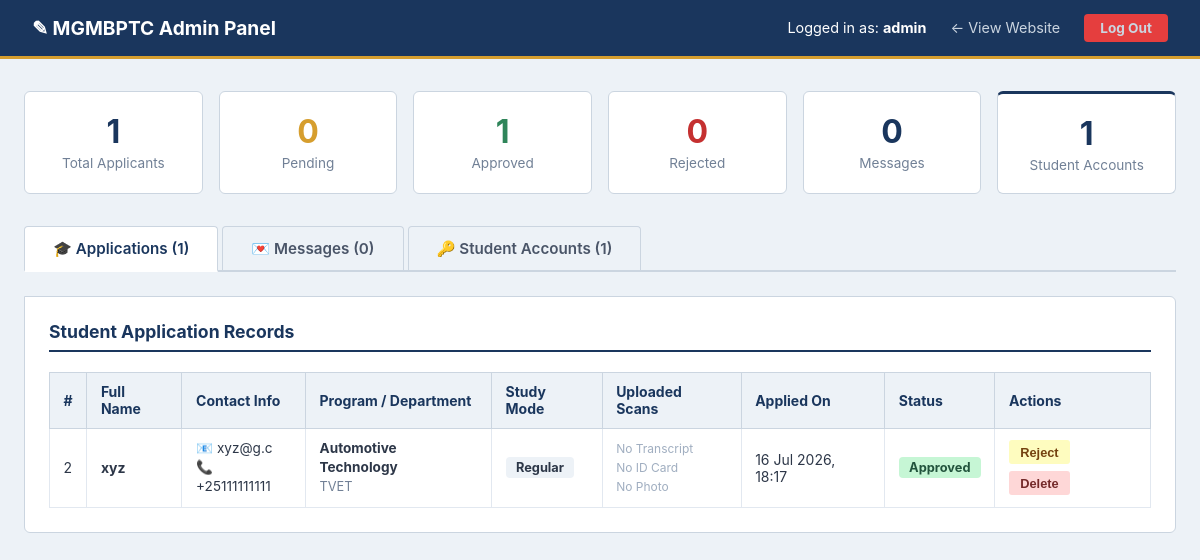
Before: /admin.php (signed in) with the older database file.
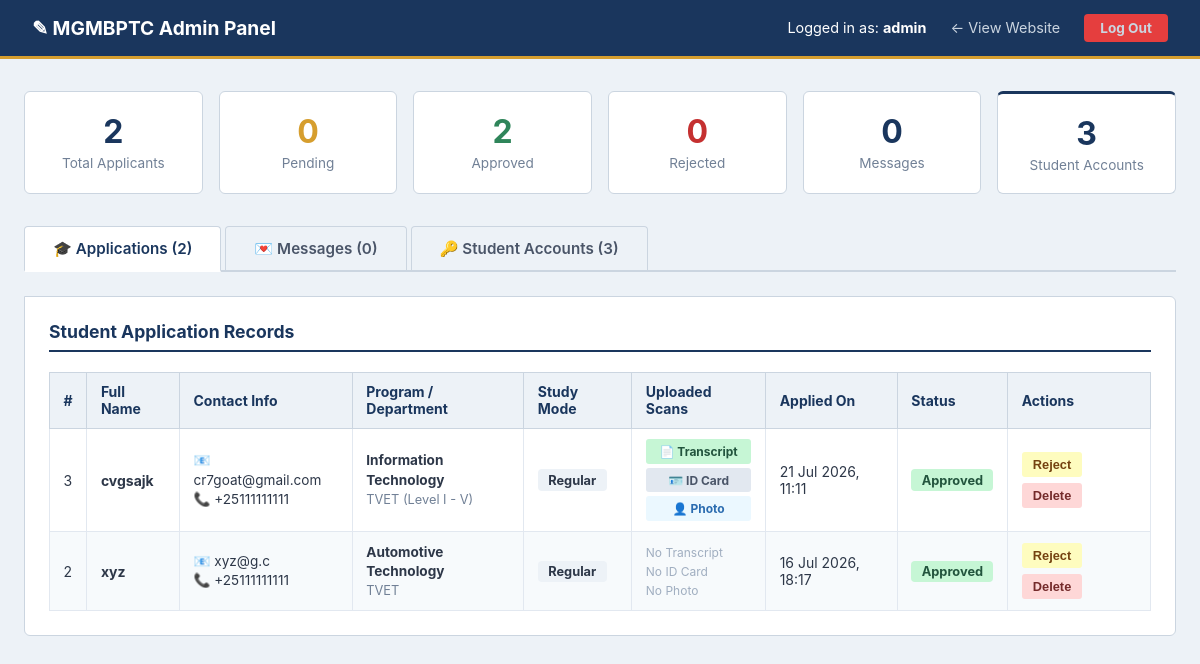
After: the same page with the newer database file.
### tables this page shows
CREATE TABLE `admissions` (
  `id` int(11) NOT NULL,
  `full_name` varchar(100) NOT NULL,
  `email` varchar(100) NOT NULL,
  `phone` varchar(30) NOT NULL,
  `department` varchar(100) NOT NULL,
  `status` varchar(20) DEFAULT 'Pending',
  `created_at` timestamp NOT NULL DEFAULT current_timestamp(),
  `program_type` varchar(100) DEFAULT NULL,
  `program_mode` varchar(50) DEFAULT NULL,
  `file_transcript` varchar(255) DEFAULT NULL,
  `file_id_card` varchar(255) DEFAULT NULL,
  `file_photo` varchar(255) DEFAULT NULL
);

### admin.php (the view, shortened to what this page needs)
<?php
require_once __DIR__ . '/includes/db.php';
?>
<?php
$active_tab = $_GET['tab'] ?? 'students';
$students = [];
$summary  = [];
if ($pdo) {
    $students = $pdo->query("SELECT * FROM admissions ORDER BY created_at DESC")->fetchAll();
    $summary['total_students']  = $pdo->query("SELECT COUNT(*) FROM admissions")->fetchColumn();
    $summary['pending']         = $pdo->query("SELECT COUNT(*) FROM admissions WHERE status='Pending'")->fetchColumn();
    $summary['approved']        = $pdo->query("SELECT COUNT(*) FROM admissions WHERE status='Approved'")->fetchColumn();
    $summary['rejected']        = $pdo->query("SELECT COUNT(*) FROM admissions WHERE status='Rejected'")->fetchColumn();
    $summary['total_messages']  = $pdo->query("SELECT COUNT(*) FROM contact_messages")->fetchColumn();
    $summary['total_accounts']  = $pdo->query("SELECT COUNT(*) FROM students")->fetchColumn();
}
?>
<!DOCTYPE html>
<html lang="en">
<head>
</head>
<body>
<div class="admin-bar">
    <h1>&#9998; MGMBPTC Admin Panel</h1>
    <div class="bar-right">
        <span>Logged in as: <strong>admin</strong></span>
        <a href="index.php">&#8592; View Website</a>
        <a href="admin.php?action=logout" class="logout-btn">Log Out</a>
    </div>
</div>
<div class="admin-container">
    <div class="summary-grid">
        <div class="summary-card">
            <h2><?php echo $summary['total_students']; ?></h2>
            <p>Total Applicants</p>
        </div>
        <div class="summary-card pending">
            <h2><?php echo $summary['pending']; ?></h2>
            <p>Pending</p>
        </div>
        <div class="summary-card approved">
            <h2><?php echo $summary['approved']; ?></h2>
            <p>Approved</p>
        </div>
        <div class="summary-card rejected">
            <h2><?php echo $summary['rejected']; ?></h2>
            <p>Rejected</p>
        </div>
        <div class="summary-card">
            <h2><?php echo $summary['total_messages']; ?></h2>
            <p>Messages</p>
        </div>
        <div class="summary-card" style="border-top:3px solid #1a365d;">
            <h2 style="color:#1a365d;"><?php echo $summary['total_accounts'] ?? 0; ?></h2>
            <p>Student Accounts</p>
        </div>
    </div>
    <div class="tabs">
        <a href="admin.php?tab=students" class="tab-btn <?php echo $active_tab === 'students' ? 'active' : ''; ?>">
            &#127891; Applications (<?php echo $summary['total_students']; ?>)
        </a>
        <a href="admin.php?tab=messages" class="tab-btn <?php echo $active_tab === 'messages' ? 'active' : ''; ?>">
            &#128140; Messages (<?php echo $summary['total_messages']; ?>)
        </a>
        <a href="admin.php?tab=accounts" class="tab-btn <?php echo $active_tab === 'accounts' ? 'active' : ''; ?>">
            &#128273; Student Accounts (<?php echo $summary['total_accounts'] ?? 0; ?>)
        </a>
    </div>
    <div class="panel">
        <?php if ($active_tab === 'students'): ?>
            <h3>Student Application Records</h3>
            <?php if (empty($students)): ?>
                <div class="empty-msg">
                    No student applications have been received yet.<br>
                    Applications submitted through the <a href="admission.php">Admissions page</a> will appear here.
                </div>
            <?php else: ?>
                <table>
                    <thead>
                        <tr>
                            <th>#</th>
                            <th>Full Name</th>
                            <th>Contact Info</th>
                            <th>Program / Department</th>
                            <th>Study Mode</th>
                            <th>Uploaded Scans</th>
                            <th>Applied On</th>
                            <th>Status</th>
                            <th>Actions</th>
                        </tr>
                    </thead>
                    <tbody>
                        <?php foreach ($students as $s): ?>
                            <tr>
                                <td><?php echo $s['id']; ?></td>
                                <td><strong><?php echo htmlspecialchars($s['full_name']); ?></strong></td>
                                <td style="font-size: 0.85rem; line-height: 1.4;">
                                    📧 <?php echo htmlspecialchars($s['email']); ?><br>
                                    📞 <?php echo htmlspecialchars($s['phone']); ?>
                                </td>
                                <td style="font-size: 0.85rem; line-height: 1.4;">
                                    <strong><?php echo htmlspecialchars($s['department']); ?></strong><br>
                                    <span style="color: #718096; font-size: 0.8rem;"><?php echo htmlspecialchars($s['program_type'] ?? 'TVET'); ?></span>
                                </td>
                                <td>
                                    <span class="badge" style="background:#edf2f7; color:#2d3748;">
                                        <?php echo htmlspecialchars($s['program_mode'] ?? 'Regular'); ?>
                                    </span>
                                </td>
                                <td>
                                    <div style="display: flex; flex-direction: column; gap: 4px;">
                                        <?php if (!empty($s['file_transcript'])): ?>
                                            <a href="<?php echo htmlspecialchars($s['file_transcript']); ?>" target="_blank" class="btn-sm btn-approve" style="text-decoration:none; font-size:0.75rem; text-align:center; display:block;">📄 Transcript</a>
                                        <?php else: ?>
                                            <span style="color:#a0aec0; font-size:0.75rem;">No Transcript</span>
                                        <?php endif; ?>
                                        <?php if (!empty($s['file_id_card'])): ?>
                                            <a href="<?php echo htmlspecialchars($s['file_id_card']); ?>" target="_blank" class="btn-sm btn-reject" style="text-decoration:none; font-size:0.75rem; text-align:center; display:block; background:#e2e8f0; color:#4a5568;">🪪 ID Card</a>
                                        <?php else: ?>
                                            <span style="color:#a0aec0; font-size:0.75rem;">No ID Card</span>
                                        <?php endif; ?>
                                        <?php if (!empty($s['file_photo'])): ?>
                                            <a href="<?php echo htmlspecialchars($s['file_photo']); ?>" target="_blank" class="btn-sm" style="text-decoration:none; font-size:0.75rem; text-align:center; display:block; background:#ebf8ff; color:#2b6cb0;">👤 Photo</a>
                                        <?php else: ?>
                                            <span style="color:#a0aec0; font-size:0.75rem;">No Photo</span>
                                        <?php endif; ?>
                                    </div>
                                </td>
                                <td><?php echo date('d M Y, H:i', strtotime($s['created_at'])); ?></td>
                                <td>
                                    <?php
                                        $badge_class = match($s['status']) {
                                            'Approved' => 'badge-approved',
                                            'Rejected' => 'badge-rejected',
                                            default    => 'badge-pending'
                                        };
                                    ?>
                                    <span class="badge <?php echo $badge_class; ?>">
                                        <?php echo htmlspecialchars($s['status']); ?>
                                    </span>
                                </td>
                                <td>
                                    <div class="action-btns">
                                        <?php if ($s['status'] !== 'Rejected'): ?>
                                            <form method="POST">
                                                <button type="submit" name="update_status" class="btn-sm btn-reject">Reject</button>
                                            </form>
                                        <?php endif; ?>
                                        <form method="POST" onsubmit="return confirm('Are you sure you want to permanently delete this record?');">
                                            <button type="submit" name="delete_admission" class="btn-sm btn-delete">Delete</button>
                                        </form>
                                    </div>
                                </td>
                            </tr>
                        <?php endforeach; ?>
                    </tbody>
                </table>
            <?php endif; ?>
        <?php endif; ?>
    </div>
</div>
</body>
</html>

### admin.php (style rules this page uses)
*, *::before, *::after { box-sizing: border-box; margin: 0; padding: 0; }
body { font-family: -apple-system, BlinkMacSystemFont, "Segoe UI", Roboto, Arial, sans-serif; background-color: #edf2f7; color: #2d3748; }
.admin-bar { background-color: #1a365d; color: #fff; padding: 0.85rem 2rem; display: flex; justify-content: space-between; align-items: center; border-bottom: 3px solid #d69e2e; }
.admin-bar h1 { font-size: 1.2rem; }
.admin-bar .bar-right { display: flex; align-items: center; gap: 1.5rem; font-size: 0.9rem; }
.admin-bar a { color: #cbd5e0; text-decoration: none; }
.logout-btn { background-color: #e53e3e; color: #fff; padding: 0.4rem 1rem; border-radius: 4px; font-size: 0.85rem; font-weight: bold; text-decoration: none; }
.admin-container { max-width: 1200px; margin: 2rem auto; padding: 0 1.5rem; }
.summary-grid { display: grid; grid-template-columns: repeat(6, 1fr); gap: 1rem; margin-bottom: 2rem; }
.summary-card { background: #fff; border: 1px solid #cbd5e0; border-radius: 6px; padding: 1.25rem; text-align: center; }
.summary-card h2 { font-size: 2rem; color: #1a365d; }
.summary-card p { font-size: 0.85rem; color: #718096; margin-top: 0.25rem; }
.summary-card.pending h2 { color: #d69e2e; }
.summary-card.approved h2 { color: #2f855a; }
.summary-card.rejected h2 { color: #c53030; }
.tabs { display: flex; gap: 0; border-bottom: 2px solid #cbd5e0; margin-bottom: 1.5rem; }
.tab-btn { padding: 0.75rem 1.75rem; border: 1px solid #cbd5e0; border-bottom: none; background: #edf2f7; color: #4a5568; cursor: pointer; font-size: 0.95rem; font-weight: 600; text-decoration: none; border-radius: 4px 4px 0 0; margin-right: 4px; }
.tab-btn.active { background: #fff; color: #1a365d; border-bottom: 2px solid #fff; margin-bottom: -2px; }
.panel { background: #fff; border: 1px solid #cbd5e0; border-radius: 0 6px 6px 6px; padding: 1.5rem; }
.panel h3 { font-size: 1.1rem; color: #1a365d; margin-bottom: 1.25rem; padding-bottom: 0.5rem; border-bottom: 2px solid #1a365d; }
table { width: 100%; border-collapse: collapse; font-size: 0.875rem; }
th { background-color: #edf2f7; color: #1a365d; padding: 0.65rem 0.85rem; border: 1px solid #cbd5e0; text-align: left; font-weight: 700; }
td { padding: 0.65rem 0.85rem; border: 1px solid #e2e8f0; vertical-align: middle; }
tr:nth-child(even) td { background-color: #f7fafc; }
.badge { display: inline-block; padding: 0.2rem 0.65rem; border-radius: 4px; font-size: 0.8rem; font-weight: bold; }
.badge-approved { background: #c6f6d5; color: #22543d; }
.action-btns { display: flex; gap: 0.4rem; flex-wrap: wrap; }
.btn-sm { padding: 0.3rem 0.7rem; font-size: 0.8rem; font-weight: bold; border: none; border-radius: 3px; cursor: pointer; }
.btn-approve { background: #c6f6d5; color: #22543d; }
.btn-reject { background: #fefcbf; color: #744210; }
.btn-delete { background: #fed7d7; color: #742a2a; }

Changed rows visible on the page:
added admissions: id "3", full_name "cvgsajk", email "cr7goat@gmail.com", phone "+25111111111", department "Information Technology", program_type "TVET (Level I - V)", program_mode "Regular", created_at "21 Jul 2026, 11:11", status "Approved"
Other visible differences:
$summary['total_students']: "1" → "2"
$summary['approved']: "1" → "2"
$summary['total_accounts']: "1" → "3"
